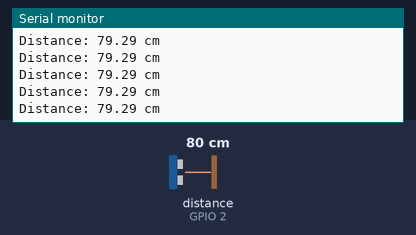
The program below on a simulated Seeed XIAO ESP32-S3. On the bench: the last lines printed to the serial monitor. Wiring (inferred from the names in the program): ultrasonic range finder: trigger GPIO 1; echo GPIO 2. The inputs (shaded band) are chosen by the test bench; at power-on: distance to the obstacle (sensor on GPIO 2) 80 cm. The echo pulse lasts 58.3 µs per cm; WiFi joins after 1.5 s; servers stay silent unless stated.

Above: at 3.2 s.
3.3 s: distance to the obstacle (sensor on GPIO 2) set to 2 cm
At 3.51 s:
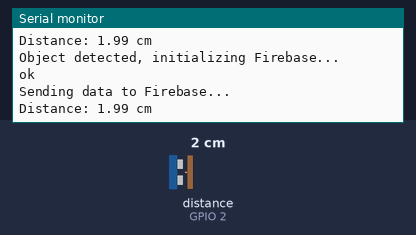
4.8 s: distance to the obstacle (sensor on GPIO 2) set to 4 cm
At 4.84 s:
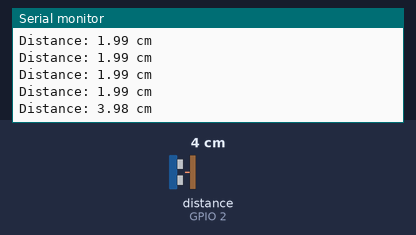
Timing chart, 0 to 7.8 s (numbered marks = the images above; inputs shaded):
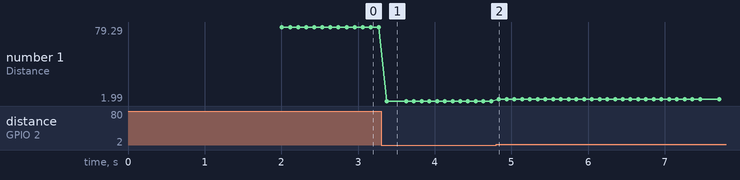

The program:

main.cpp
```cpp
#include <Arduino.h>
#include <WiFi.h>
#include <Firebase_ESP_Client.h>
#include "addons/TokenHelper.h"
//Provide the RTDB payload printing info and other helper functions.
#include "addons/RTDBHelper.h"

const char* ssid = "UW MPSK";
const char* password = "~iKj4Ydp(a"; // Replace with your network password
#define DATABASE_URL "https://esp32-s3-test-dd4a4-default-rtdb.firebaseio.com" // Replace with your database URL
#define API_KEY "AIzaSyDsiUgppnJYo0ZmbuDvORBMpHOQUSbIkUQ" // Replace with your API key
#define STAGE_INTERVAL 6000 // 12 seconds each stage
#define MAX_WIFI_RETRIES 5 // Maximum number of WiFi connection retries

int uploadInterval = 4000; //  seconds each upload

//Define Firebase Data object
FirebaseData fbdo;

FirebaseAuth auth;
FirebaseConfig config;

unsigned long sendDataPrevMillis = 0;
int count = 0;
bool signupOK = false;

// HC-SR04 Pins
const int trigPin = D0;
const int echoPin = D1;

// Define sound speed in cm/usec
const float soundSpeed = 0.034;

// Function prototypes
float measureDistance();
void connectToWiFi();
void initFirebase();
void sendDataToFirebase(float distance);

void setup() {
  Serial.begin(115200);

  pinMode(trigPin, OUTPUT);
  pinMode(echoPin, INPUT);

  unsigned long startTime = millis();

  // Now, turn on WiFi and keep measuring
  Serial.println("Turning on WiFi and measuring");
  connectToWiFi();
}

void loop() {
  unsigned long startTime = millis();
  bool objectDetected = false;

  // 检测30秒内是否有物体在50cm范围内
  while (millis() - startTime < 10000) { // 30秒的检测窗口
    float distance = measureDistance();
    if (distance <= 50.0) {
      objectDetected = true;
      break; // 跳出循环
    }
    delay(100); // 间隔100毫秒进行下一次测量
  }

  if (objectDetected) {
    Serial.println("Object detected, initializing Firebase...");
    initFirebase(); // 初始化Firebase

    Serial.println("Sending data to Firebase...");
    startTime = millis();
    while (millis() - startTime < 10000) { // 持续30秒发送数据
      float currentDistance = measureDistance();
      sendDataToFirebase(currentDistance);
      delay(100); // 测量间隔
    }
  } else {
    Serial.println("No object detected, going to deep sleep for 90 seconds...");

    WiFi.disconnect();
    esp_sleep_enable_timer_wakeup(STAGE_INTERVAL * 12000); // in microseconds
    esp_deep_sleep_start();
    }
}


float measureDistance()
{
  digitalWrite(trigPin, LOW);
  delayMicroseconds(2);
  digitalWrite(trigPin, HIGH);
  delayMicroseconds(10);
  digitalWrite(trigPin, LOW);

  long duration = pulseIn(echoPin, HIGH);
  float distance = duration * soundSpeed / 2;

  Serial.print("Distance: ");
  Serial.print(distance);
  Serial.println(" cm");
  return distance;
}

void connectToWiFi()
{
  // Print the device's MAC address.
  Serial.println(WiFi.macAddress());
  WiFi.begin(ssid, password);
  Serial.println("Connecting to WiFi");
  int wifiCnt = 0;
  while (WiFi.status() != WL_CONNECTED) {
    delay(1000);
    Serial.print(".");
    wifiCnt++;
    if (wifiCnt > MAX_WIFI_RETRIES){
      Serial.println("WiFi connection failed");
      ESP.restart();
    }
  }
  Serial.println("Connected to WiFi");
  Serial.print("IP Address: ");
  Serial.println(WiFi.localIP());
}

void initFirebase()
{
  /* Assign the api key (required) */
  config.api_key = API_KEY;

  /* Assign the RTDB URL (required) */
  config.database_url = DATABASE_URL;

  /* Sign up */
  if (Firebase.signUp(&config, &auth, "", "")){
    Serial.println("ok");
    signupOK = true;
  }
  else{
    Serial.printf("%s\n", config.signer.signupError.message.c_str());
  }

  /* Assign the callback function for the long running token generation task */
  config.token_status_callback = tokenStatusCallback; //see addons/TokenHelper.h

  Firebase.begin(&config, &auth);
  Firebase.reconnectNetwork(true);
}

void sendDataToFirebase(float distance){
    if (Firebase.ready() && signupOK && (millis() - sendDataPrevMillis > uploadInterval || sendDataPrevMillis == 0)){
    sendDataPrevMillis = millis();
    // Write an Float number on the database path test/float
    if (Firebase.RTDB.pushFloat(&fbdo, "test/distance", distance)){
      Serial.println("PASSED");
      Serial.print("PATH: ");
      Serial.println(fbdo.dataPath());
      Serial.print("TYPE: " );
      Serial.println(fbdo.dataType());
    } else {
      Serial.println("FAILED");
      Serial.print("REASON: ");
      Serial.println(fbdo.errorReason());
    }
    count++;
  }
}
```

Measured:
- after the input at 3.3 s, the serial monitor: prints a new line after 0.07 s (image 1)
- after the input at 4.8 s, the serial monitor: prints a new line at once (image 2)
- plotted number 1: 79.29 → 1.99 after the input at 3.3 s, 1.99 → 3.98 after the input at 4.8 s
